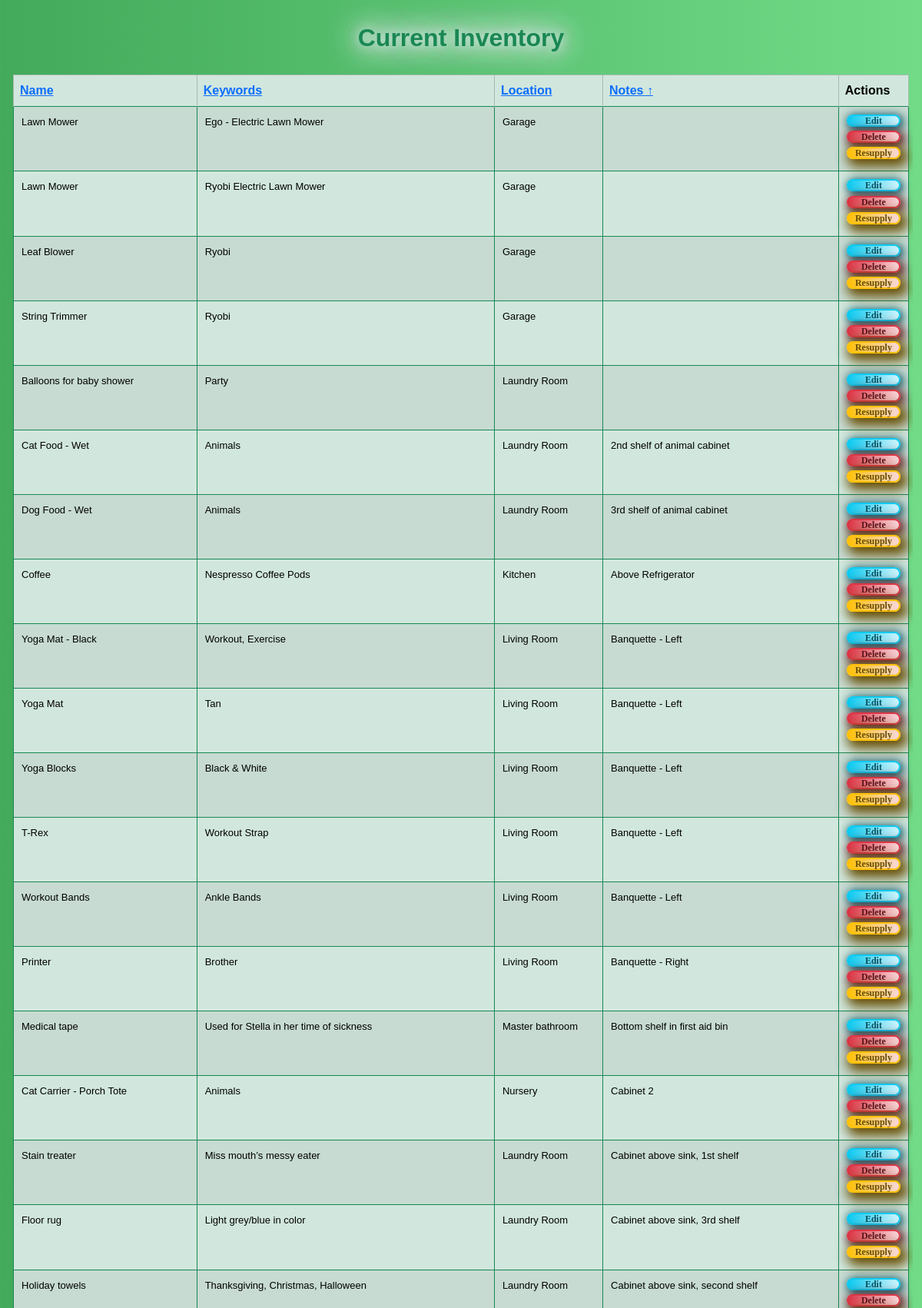
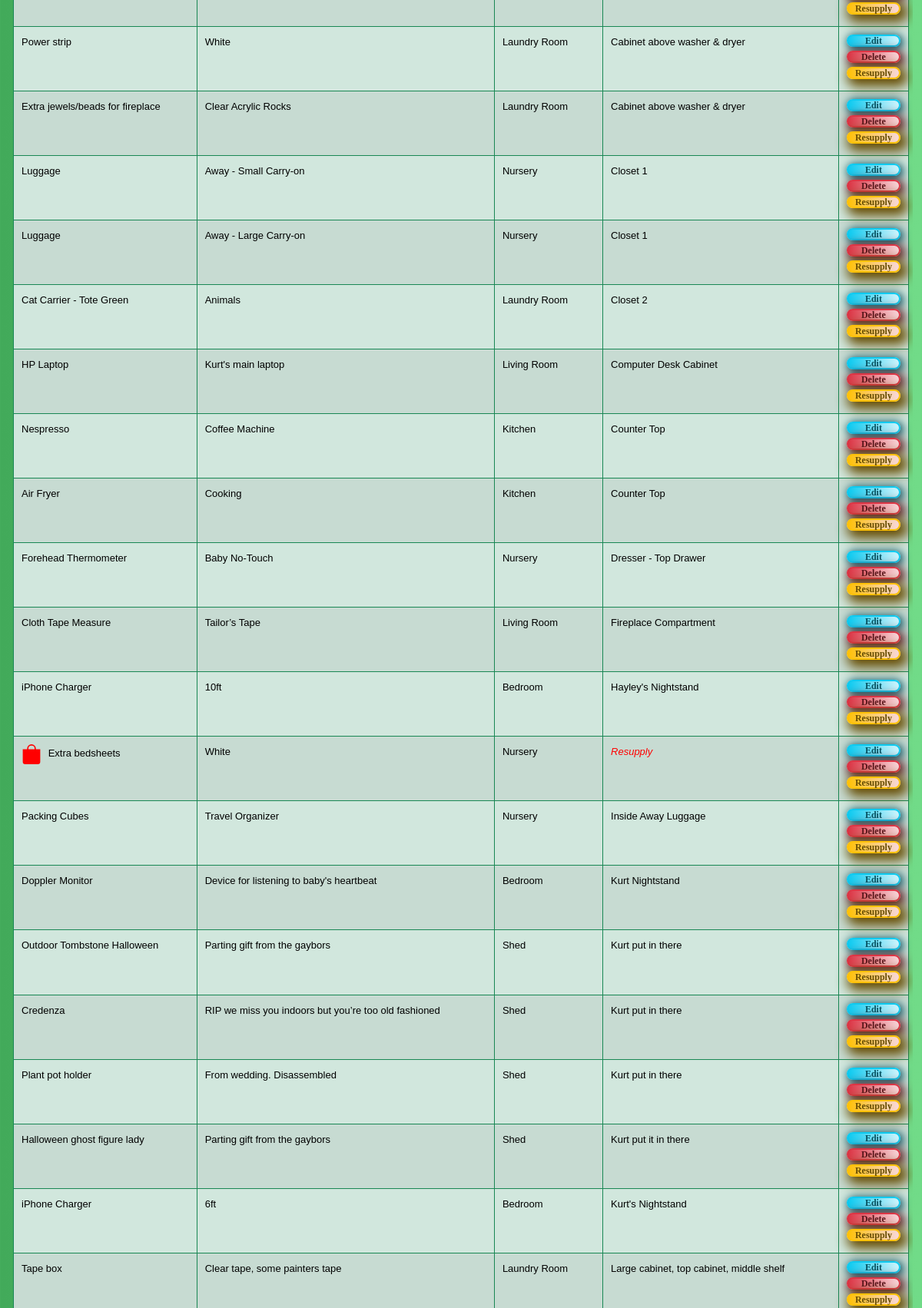
Screenshot of /items?search=&sort_by=notes&sort_order=asc (signed in, upper part) with the database file from the repository (2 pictures, top to bottom).
### app/models.py (models this page shows, shortened)
class Item(db.Model):
    id = db.Column(db.Integer, primary_key=True)
    name = db.Column(db.String(100), nullable=False)
    keywords = db.Column(db.String(200), nullable=True)
    location = db.Column(db.String(100), nullable=False)
    notes = db.Column(db.String, nullable=True)

### app/routes.py (the view)
@app.route('/items', methods=['GET', 'POST'])
@login_required
def view_items():
    form = SearchForm()
    search_query = request.args.get('search', '')
    sort_by = request.args.get('sort_by', 'name')
    sort_order = request.args.get('sort_order', 'asc')
    if form.validate_on_submit():
        search_query = form.search.data
    items_query = Item.query.filter(
        (Item.name.contains(search_query)) |
        (Item.location.contains(search_query)) |
        (Item.keywords.contains(search_query)) |
        (Item.notes.contains(search_query))
    )
    if sort_order == 'asc':
        items_query = items_query.order_by(getattr(Item, sort_by).asc())
    else:
        items_query = items_query.order_by(getattr(Item, sort_by).desc())
    items = items_query.all()
    items_count = len(items)
    return render_template('view_items.html', items=items, form=form, sort_by=sort_by, sort_order=sort_order, items_count=items_count)

### app/__init__.py (called while the page is built)
@login_manager.user_loader
def load_user(user_id):
    return models.User.query.get(int(user_id))

### app/templates/view_items.html (shortened to what this page needs)
{% extends "base.html" %}
{% block content %}
<div class="container-fluid">
  <h2 class="mb-4">Current Inventory</h2>
    <div class="table-container">
      <table class="table table-success table-striped table-bordered">
        <thead class="table-success">
          <tr>
            <th>
              <a href="{{ url_for('view_items', search=request.args.get('search', ''), sort_by='name', sort_order='asc' if sort_order == 'desc' or sort_by != 'name' else 'desc') }}">
                Name
              </a>
            </th>
            <th>
              <a href="{{ url_for('view_items', search=request.args.get('search', ''), sort_by='keywords', sort_order='asc' if sort_order == 'desc' or sort_by != 'keywords' else 'desc') }}">
                Keywords
              </a>
            </th>
            <th>
              <a href="{{ url_for('view_items', search=request.args.get('search', ''), sort_by='location', sort_order='asc' if sort_order == 'desc' or sort_by != 'location' else 'desc') }}">
                Location
              </a>
            </th>
            <th>
              <a href="{{ url_for('view_items', search=request.args.get('search', ''), sort_by='notes', sort_order='asc' if sort_order == 'desc' or sort_by != 'notes' else 'desc') }}">
                Notes
                {% if sort_by == 'notes' %}
                  {% if sort_order == 'asc' %}
                    ↑
                  {% else %}
                    ↓
                  {% endif %}
                {% endif %}
              </a>
            </th>
            <th>Actions</th>
          </tr>
        </thead>
        <tbody>
          {% for item in items %}
          <tr>
            <td>
              {% if 'Resupply' in item.notes %}
                <img src="{{ url_for('static', filename='bag-fill.svg') }}" alt="Resupply Icon" class="resupply-icon">
              {% endif %}
              {{ item.name }}
            </td>
            <td>{{ item.keywords }}</td>
            <td>{{ item.location }}</td>
            <td>
              {% if 'Resupply' in item.notes %}
                <span class="resupply-text">Resupply</span>
              {% else %}
                {{ item.notes }}
              {% endif %}
            </td>
            <td class="action-column">
              <div class="d-flex flex-column">
                <a href="{{ url_for('edit_item', item_id=item.id) }}" class="btn btn-outline-info btn-sm w-100" id="btnEdit">Edit</a>
                <form method="POST" action="{{ url_for('delete_item', item_id=item.id) }}" style="display: inline;" onsubmit="return confirmDelete();">
                  <button type="submit" class="btn btn-outline-danger btn-sm w-100" id="btnDelete">Delete</button>
                </form>
                <button class="btn btn-outline-warning btn-sm w-100" id="btnResupply" onclick="toggleResupply({{ item.id }}, '{{ item.notes }}')">Resupply</button>
              </div>
            </td>
          </tr>
          {% endfor %}
        </tbody>
      </table>
    </div>
</div>
{% endblock %}

### app/static/styles.css (style rules this page uses)
body { background: linear-gradient(to right, #42aa5a 0%, #71db88 100%); }
body { font-family: Arial, sans-serif; }
h2, h5 { margin-top: 30px; text-align: center; text-shadow: 0 0 15px #fff, 0 0 50px #d1e7dd, 0 0 35px #fff, 0 0 20px #198754, 0 0 30px #d1e7dd, 0 0 40px #d1e7dd, 2px 2px 2px rgba(206,89,55,0); color: #198754; font-weight: bolder; }
.table-container { display: flex; max-height: 45vh; overflow-y: auto; overflow-x: auto; position: relative; padding: 5px; box-sizing: border-box; }
.table thead th { position: sticky; top: 0; z-index: 1; }
.table { width: 100%; border-collapse: collapse; }
.table tbody td { font-size: 13px; padding: 10px; border: 1px solid #198754; }
.resupply-text { font-style: italic; color: red; }
.resupply-icon { width: 26px; height: 26px; margin-right: 5px; }
#btnEdit, #btnReset { margin: 0 auto 5px auto; color: #055160; font-size: 12px; line-height: 8px; padding: 2px; border-radius: 17px; font-family: Georgia, serif; font-weight: 700; text-decoration: none; font-style: normal; font-variant: normal; text-transform: none; background-image: linear-gradient(to right, #0dcaf0 0%, #cff4fc 100%); box-shadow: #055160 2px 2px 12px 2px; border: 2px solid #0dcaf0; display: inline-block; }
#btnDelete, #btnRegister { margin: 0 auto 5px auto; color: #58151c; font-size: 12px; line-height: 8px; padding: 2px; border-radius: 17px; font-family: Georgia, serif; font-weight: 700; text-decoration: none; font-style: normal; font-variant: normal; text-transform: none; background-image: linear-gradient(to right, #dc3545 0%, #f8d7da 100%); box-shadow: #58151c 3px 3px 13px 3px; border: 2px solid #dc3545; display: inline-block; }
#btnResupply { margin: 0 auto 5px auto; color: #664d03; font-size: 12px; line-height: 8px; padding: 2px; border-radius: 17px; font-family: Georgia, serif; font-weight: 700; text-decoration: none; font-style: normal; font-variant: normal; text-transform: none; background-image: linear-gradient(to right, #ffc107 0%, #f8d7da 100%); box-shadow: #664d03 5px 5px 15px 5px; border: 2px solid #ffc107; display: inline-block; }

### rows the page displays
Item: name "Lawn Mower", keywords "Ego - Electric Lawn Mower", location "Garage"
Item: name "Lawn Mower", keywords "Ryobi Electric Lawn Mower", location "Garage"
Item: name "Leaf Blower", keywords "Ryobi", location "Garage"
Item: name "String Trimmer", keywords "Ryobi", location "Garage"
Item: name "Balloons for baby shower", keywords "Party", location "Laundry Room"
Item: name "Cat Food - Wet", keywords "Animals", location "Laundry Room", notes "2nd shelf of animal cabinet"
Item: name "Dog Food - Wet", keywords "Animals", location "Laundry Room", notes "3rd shelf of animal cabinet"
Item: name "Coffee", keywords "Nespresso Coffee Pods", location "Kitchen", notes "Above Refrigerator"
Item: name "Yoga Mat - Black", keywords "Workout, Exercise", location "Living Room", notes "Banquette - Left"
Item: name "Yoga Mat", keywords "Tan", location "Living Room", notes "Banquette - Left"
Item: name "Yoga Blocks", keywords "Black & White", location "Living Room", notes "Banquette - Left"
Item: name "T-Rex", keywords "Workout Strap", location "Living Room", notes "Banquette - Left"
Item: name "Workout Bands", keywords "Ankle Bands", location "Living Room", notes "Banquette - Left"
Item: name "Printer", keywords "Brother", location "Living Room", notes "Banquette - Right"
Item: name "Medical tape", keywords "Used for Stella in her time of sickness", location "Master bathroom", notes "Bottom shelf in first aid bin"
Item: name "Cat Carrier - Porch Tote", keywords "Animals", location "Nursery", notes "Cabinet 2"
Item: name "Stain treater", keywords "Miss mouth’s messy eater", location "Laundry Room", notes "Cabinet above sink, 1st shelf"
Item: name "Floor rug", keywords "Light grey/blue in color", location "Laundry Room", notes "Cabinet above sink, 3rd shelf"
Item: name "Holiday towels", keywords "Thanksgiving, Christmas, Halloween", location "Laundry Room", notes "Cabinet above sink, second shelf"
Item: name "Power strip", keywords "White", location "Laundry Room", notes "Cabinet above washer & dryer"
Item: name "Extra jewels/beads for fireplace", keywords "Clear Acrylic Rocks", location "Laundry Room", notes "Cabinet above washer & dryer"
Item: name "Luggage", keywords "Away - Small Carry-on", location "Nursery", notes "Closet 1"
Item: name "Luggage", keywords "Away - Large Carry-on", location "Nursery", notes "Closet 1"
Item: name "Cat Carrier - Tote Green", keywords "Animals", location "Laundry Room", notes "Closet 2"
Item: name "HP Laptop", keywords "Kurt's main laptop", location "Living Room", notes "Computer Desk Cabinet"
Item: name "Nespresso", keywords "Coffee Machine", location "Kitchen", notes "Counter Top"
Item: name "Air Fryer", keywords "Cooking", location "Kitchen", notes "Counter Top"
Item: name "Forehead Thermometer", keywords "Baby No-Touch", location "Nursery", notes "Dresser - Top Drawer"
Item: name "Cloth Tape Measure", keywords "Tailor’s Tape", location "Living Room", notes "Fireplace Compartment"
Item: name "iPhone Charger", keywords "10ft", location "Bedroom", notes "Hayley's Nightstand"
Item: name "Extra bedsheets", keywords "White", location "Nursery", shows "Resupply"
Item: name "Packing Cubes", keywords "Travel Organizer", location "Nursery", notes "Inside Away Luggage"
Item: name "Doppler Monitor", keywords "Device for listening to baby's heartbeat", location "Bedroom", notes "Kurt Nightstand"
Item: name "Outdoor Tombstone Halloween", keywords "Parting gift from the gaybors", location "Shed", notes "Kurt put in there"
Item: name "Credenza", keywords "RIP we miss you indoors but you’re too old fashioned", location "Shed", notes "Kurt put in there"
Item: name "Plant pot holder", keywords "From wedding. Disassembled", location "Shed", notes "Kurt put in there"
Item: name "Halloween ghost figure lady", keywords "Parting gift from the gaybors", location "Shed", notes "Kurt put it in there"
Item: name "iPhone Charger", keywords "6ft", location "Bedroom", notes "Kurt's Nightstand"
Item: name "Tape box", keywords "Clear tape, some painters tape", location "Laundry Room", notes "Large cabinet, top cabinet, middle shelf"
